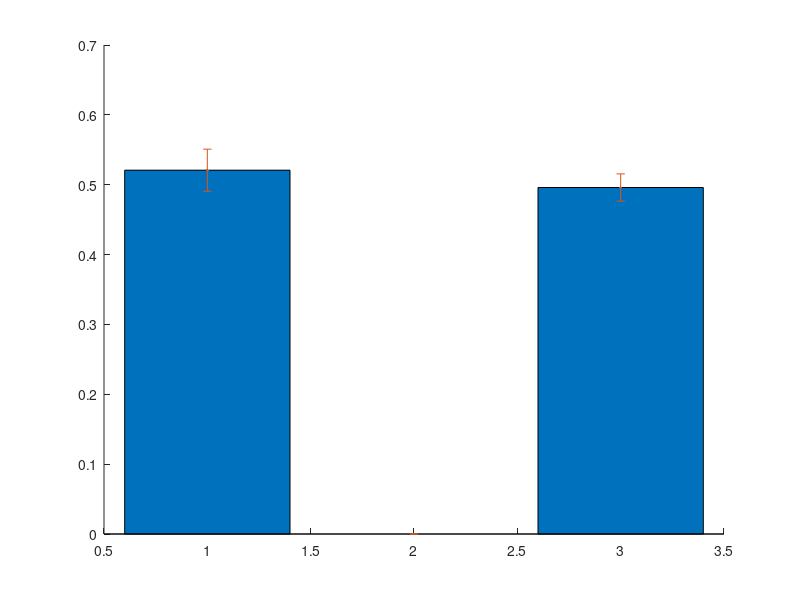

The MATLAB script that drew this image: (Note: this script raises an error after producing the figure.)
rsquard = [0.5208 0. 0.4960];
CI = [0.0301 0. 0.0195];
labels = {'180' '90 55' '100 35 55'};
XLabel = 'ANN Hidden Layer Settings';
amount = 1:length(rsquard);

figure
hold on
bar(amount,rsquard)
colormap([0.6901960784313725,0.8784313725490196,0.9019607843137255])
errorbar(amount,rsquard,CI,'.','color' , [1 0 0])
xlabel(XLabel)
ylabel('R Squared')
set(gca, 'Ylim', [0 1])
set(gca,...
 'xtick',[amount],...
 'xticklabel',labels)
set(gca,'fontsize',18)